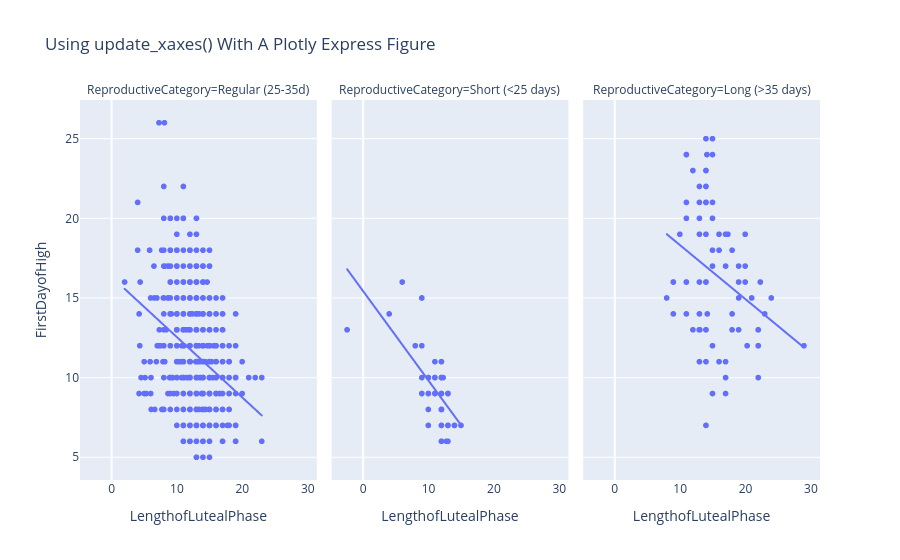

The notebook cell saved with this chart:
### Markdown cell above
* When TotalMensesScore is low mean bleeding intensity is also low  and length of menses is between 0 to 5.
* when TotalMensesScore is between 8 to 13 mean bleeding intensity   also increases and length of menses is between 5 to 10.
* when TotalMensesScore is greater than 14 mean bleeding intensity increases and length of menses is between 10 to 15.

### Code cell
import plotly.express as px
import statsmodels.formula.api as ols

fig = px.scatter(significant_columns, x="LengthofLutealPhase", y="FirstDayofHigh", trendline = "ols",
                 facet_col="ReproductiveCategory", title="Using update_xaxes() With A Plotly Express Figure")

fig.update_xaxes(showgrid=False)

fig.show()

### Figure 1 — Plotly figure (JSON) as saved in the notebook; plotly's stock layout.template omitted (floating-point values rounded to 4 significant figures; data arrays with more than 128 entries replaced by an {"elided": "..."} marker saying what was removed)
{"data": [{"hovertemplate": "ReproductiveCategory=Regular (25-35d)<br>LengthofLutealPhase=%{x}<br>FirstDayofHigh=%{y}<extra></extra>", "legendgroup": "", "marker": {"color": "#636efa", "symbol": "circle"}, "mode": "markers", "name": "", "showlegend": false, "type": "scattergl", "x": {"elided": "1238 float values"}, "xaxis": "x", "y": {"elided": "1238 int values"}, "yaxis": "y"}, {"hovertemplate": "<b>OLS trendline</b><br>FirstDayofHigh = -0.378544 * LengthofLutealPhase + 16.3304<br>R<sup>2</sup>=0.102293<br><br>ReproductiveCategory=Regular (25-35d)<br>LengthofLutealPhase=%{x}<br>FirstDayofHigh=%{y} <b>(trend)</b><extra></extra>", "legendgroup": "", "marker": {"color": "#636efa", "symbol": "circle"}, "mode": "lines", "name": "", "showlegend": false, "type": "scattergl", "x": {"elided": "1059 float values"}, "xaxis": "x", "y": {"elided": "1059 float values"}, "yaxis": "y"}, {"hovertemplate": "ReproductiveCategory=Short (<25 days)<br>LengthofLutealPhase=%{x}<br>FirstDayofHigh=%{y}<extra></extra>", "legendgroup": "", "marker": {"color": "#636efa", "symbol": "circle"}, "mode": "markers", "name": "", "showlegend": false, "type": "scattergl", "x": [10, 12, 10, 9, 9, 12.39, 12.4, 12, 12, 9, 10, 10, 13, 12, 11, 12, 12, 12, 11, 12, 11, 10, 12, 13, 12, 12, 12, 11, 12, 13, 15, 12, 8, 13, 12, 13, 13, 15, 10, 12, 12, 14, 12, 15, 12, 12.76, 10, 11, 11, 13, 14, 14, 13, 13, 12, 13, 9, 12, 12.27, 9, 9, 6, 4, -2.445, 13, 10, 10, 14, 13, 15], "xaxis": "x2", "y": [9, 9, 10, 9, 9, null, null, 8, 8, 10, null, 10, 9, 8, 10, 9, 8, 11, 9, 10, 10, 7, 7, 7, 11, 10, 9, 10, 10, null, null, 8, 12, 6, 6, 7, 7, null, 10, 8, 6, 7, 8, 7, 7, 6, 8, 11, 9, null, null, null, null, 9, 10, 9, 12, null, 10, 15, 15, 16, 14, 13, 9, null, 9, 7, null, null], "yaxis": "y2"}, {"hovertemplate": "<b>OLS trendline</b><br>FirstDayofHigh = -0.560934 * LengthofLutealPhase + 15.4361<br>R<sup>2</sup>=0.432337<br><br>ReproductiveCategory=Short (<25 days)<br>LengthofLutealPhase=%{x}<br>FirstDayofHigh=%{y} <b>(trend)</b><extra></extra>", "legendgroup": "", "marker": {"color": "#636efa", "symbol": "circle"}, "mode": "lines", "name": "", "showlegend": false, "type": "scattergl", "x": [-2.445, 4, 6, 8, 9, 9, 9, 9, 9, 9, 10, 10, 10, 10, 10, 10, 10, 11, 11, 11, 11, 11, 11, 12, 12, 12, 12, 12, 12, 12, 12, 12, 12, 12, 12, 12, 12, 12, 12, 12, 12, 12, 12, 12.27, 12.76, 13, 13, 13, 13, 13, 13, 13, 13, 14, 14, 15], "xaxis": "x2", "y": [16.81, 13.19, 12.07, 10.95, 10.39, 10.39, 10.39, 10.39, 10.39, 10.39, 9.827, 9.827, 9.827, 9.827, 9.827, 9.827, 9.827, 9.266, 9.266, 9.266, 9.266, 9.266, 9.266, 8.705, 8.705, 8.705, 8.705, 8.705, 8.705, 8.705, 8.705, 8.705, 8.705, 8.705, 8.705, 8.705, 8.705, 8.705, 8.705, 8.705, 8.705, 8.705, 8.705, 8.556, 8.278, 8.144, 8.144, 8.144, 8.144, 8.144, 8.144, 8.144, 8.144, 7.583, 7.583, 7.022], "yaxis": "y2"}, {"hovertemplate": "ReproductiveCategory=Long (>35 days)<br>LengthofLutealPhase=%{x}<br>FirstDayofHigh=%{y}<extra></extra>", "legendgroup": "", "marker": {"color": "#636efa", "symbol": "circle"}, "mode": "markers", "name": "", "showlegend": false, "type": "scattergl", "x": [20, 20, 18, 17, 14.2, 10, 13, 11, 13, 13, 11, 11, 15, 13, 13.38, 19, 22.32, 11, 9, 14, 14, 15, 16.0, 18, 22, 12, 22, 13, 14, 12, 14, 15, 13, 15, 16, 12.94, 14, 18, 18.63, 16.5, 22.34, 15, 14, 9, 15, 13, 9, 13, 12, 14, 14, 14.14, 14, 14, 14, 14, 14, 15, 15.48, 14, 17, 15, 24, 12.97, 7.98, 14, 13, 14, 13, 20.3, 17, 17, 15, 11, 22, 23, 17, 19, 19, 21, 19, 18, 18, 15, 22, 14, 22, 29, 16, 11, 16, 17.36, 16, 20, 13.07, 11, 17, 18.3], "xaxis": "x3", "y": [19, 16, 14, 11, 14, 19, 22, 20, 20, 14, 24, 14, 9, 13, null, 13, 16, 16, 16, 13, 21, 24, null, 13, 13, 13, 12, 13, 19, null, null, 12, 21, 20, 11, null, null, 18, null, null, null, 17, 11, 16, null, 16, 14, 19, 23, 23, 21, 24, 16, 22, 21, 22, 25, 25, null, 23, 19, null, 15, 13, 15, 16, 11, 13, null, 12, 9, 10, 18, 16, 10, 14, null, 17, 16, 15, 15, null, null, 21, 13, 7, 12, 12, 19, 21, 18, 19, null, 17, 13, 24, 17, null], "yaxis": "y3"}, {"hovertemplate": "<b>OLS trendline</b><br>FirstDayofHigh = -0.338457 * LengthofLutealPhase + 21.7099<br>R<sup>2</sup>=0.096365<br><br>ReproductiveCategory=Long (>35 days)<br>LengthofLutealPhase=%{x}<br>FirstDayofHigh=%{y} <b>(trend)</b><extra></extra>", "legendgroup": "", "marker": {"color": "#636efa", "symbol": "circle"}, "mode": "lines", "name": "", "showlegend": false, "type": "scattergl", "x": [7.98, 9, 9, 9, 10, 11, 11, 11, 11, 11, 11, 11, 12, 12, 12.97, 13, 13, 13, 13, 13, 13, 13, 13, 13, 13.07, 14, 14, 14, 14, 14, 14, 14, 14, 14, 14, 14, 14, 14, 14, 14, 14.14, 14.2, 15, 15, 15, 15, 15, 15, 15, 15, 16, 16, 16, 17, 17, 17, 17, 17, 17.36, 18, 18, 18, 19, 19, 19, 19, 20, 20, 20, 20.3, 21, 22, 22, 22, 22, 22, 22.32, 23, 24, 29], "xaxis": "x3", "y": [19.01, 18.66, 18.66, 18.66, 18.33, 17.99, 17.99, 17.99, 17.99, 17.99, 17.99, 17.99, 17.65, 17.65, 17.32, 17.31, 17.31, 17.31, 17.31, 17.31, 17.31, 17.31, 17.31, 17.31, 17.29, 16.97, 16.97, 16.97, 16.97, 16.97, 16.97, 16.97, 16.97, 16.97, 16.97, 16.97, 16.97, 16.97, 16.97, 16.97, 16.92, 16.9, 16.63, 16.63, 16.63, 16.63, 16.63, 16.63, 16.63, 16.63, 16.29, 16.29, 16.29, 15.96, 15.96, 15.96, 15.96, 15.96, 15.83, 15.62, 15.62, 15.62, 15.28, 15.28, 15.28, 15.28, 14.94, 14.94, 14.94, 14.84, 14.6, 14.26, 14.26, 14.26, 14.26, 14.26, 14.15, 13.93, 13.59, 11.89], "yaxis": "y3"}], "layout": {"annotations": [{"font": {}, "showarrow": false, "text": "ReproductiveCategory=Regular (25-35d)", "x": 0.16, "xanchor": "center", "xref": "paper", "y": 1, "yanchor": "bottom", "yref": "paper"}, {"font": {}, "showarrow": false, "text": "ReproductiveCategory=Short (<25 days)", "x": 0.5, "xanchor": "center", "xref": "paper", "y": 1, "yanchor": "bottom", "yref": "paper"}, {"font": {}, "showarrow": false, "text": "ReproductiveCategory=Long (>35 days)", "x": 0.84, "xanchor": "center", "xref": "paper", "y": 1, "yanchor": "bottom", "yref": "paper"}], "legend": {"tracegroupgap": 0}, "title": {"text": "Using update_xaxes() With A Plotly Express Figure"}, "xaxis": {"anchor": "y", "domain": [0, 0.32], "showgrid": false, "title": {"text": "LengthofLutealPhase"}}, "xaxis2": {"anchor": "y2", "domain": [0.34, 0.66], "matches": "x", "showgrid": false, "title": {"text": "LengthofLutealPhase"}}, "xaxis3": {"anchor": "y3", "domain": [0.68, 1.0], "matches": "x", "showgrid": false, "title": {"text": "LengthofLutealPhase"}}, "yaxis": {"anchor": "x", "domain": [0, 1], "title": {"text": "FirstDayofHigh"}}, "yaxis2": {"anchor": "x2", "domain": [0, 1], "matches": "y", "showticklabels": false}, "yaxis3": {"anchor": "x3", "domain": [0, 1], "matches": "y", "showticklabels": false}}}
